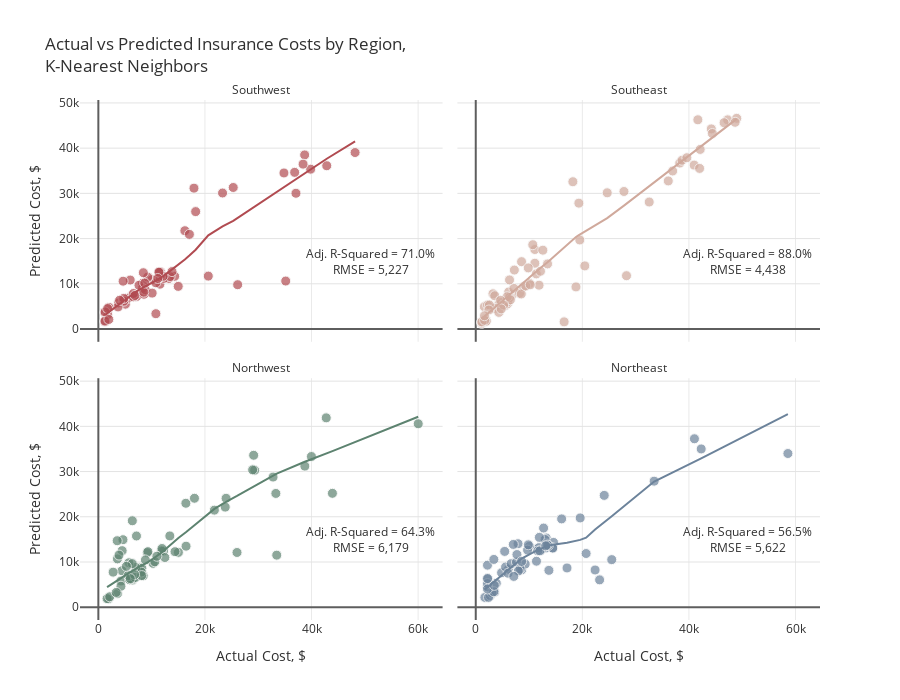

Here is the notebook cell this chart was saved with:
### Markdown cell above
# <div style="color:white;display:fill;border-radius:5px;background-color:#84A3C3;overflow:hidden"><p style="padding:20px;color:white;overflow:hidden;font-size:100%;margin:0"><b>6 |</b> K-Nearest Neighbors</p></div>

### Code cell
actuals=[]
preds=[]
rmses=[]
r2_scores=[]
adj_r2_scores=[]

for i in regions:
    
    # Filter data by region
    ins_df = ins[ins.region==i]
    X=ins_df.drop(['charges', 'region'], axis=1)
    y=ins_df.charges
    
    # Add polynomial features
    pf = PolynomialFeatures(degree=2, include_bias=False)
    X_pf = pd.DataFrame(data=pf.fit_transform(X), columns=pf.get_feature_names(X.columns))
    
    # Create training and test sets
    X_train, X_test, y_train, y_test = train_test_split(X_pf, y, test_size=0.2, random_state=1)
    X_train = pd.DataFrame(X_train, columns = X_pf.columns)
    X_test = pd.DataFrame(X_test, columns = X_pf.columns)
    actuals.append(pd.Series(y_test, name='actuals').reset_index())
    print("\nRegion: {}\n".format(i))
    print("Train Shape:{} {}  Test Shape:{} {}".format(X_train.shape, y_train.shape, X_test.shape, y_test.shape))
    
    # Scale features
    X_train = pd.DataFrame(data=s.fit_transform(X_train), columns=X_pf.columns)
    X_test = pd.DataFrame(data=s.transform(X_test), columns=X_pf.columns)
    
    # KNN
    grid = {'n_neighbors': range(2, 20),
            'weights': ['uniform', 'distance'],
            'algorithm': ['auto', 'ball_tree', 'kd_tree', 'brute'],
            'leaf_size': [int(x) for x in np.linspace(10, 50, num = 5)],
            'p': [1, 2]}
    knn=KNeighborsRegressor()
    knn_cv=RandomizedSearchCV(estimator=knn, param_distributions=grid, scoring='neg_mean_squared_error', 
                              n_iter=100, cv=3, random_state=21, n_jobs=-1)
    knn_cv.fit(X_train, y_train)
    y_pred=knn_cv.predict(X_test)
    preds.append(pd.Series(y_pred, name='preds').reset_index(drop=True))
    rmse=np.sqrt(mean_squared_error(y_test, y_pred)).round(2)
    r2=r2_score(y_test, y_pred)
    adj_r2 = 1 - (1-r2)*(len(y_test)-1)/(len(y_test)-X_test.shape[1]-1)
    rmses.append(rmse)
    r2_scores.append(r2)
    adj_r2_scores.append(adj_r2)
    
    print("Test Error (RMSE) = {:,}".format(rmse))
    print("R-Squared = {:.2f}%, Adjusted R-Squared = {:.2f}%".format(r2*100, adj_r2*100))
    if i != 'Northeast':
        print("__________________________")

    
# Plot results
for i in range(0,4):
    actuals[i].loc[:,'index']=regions[i]
actual = pd.concat([actuals[i] for i in range(4)], axis = 0)
pred = pd.concat([preds[i] for i in range(4)], axis = 0)
df = pd.concat([actual, pred], axis=1).reset_index(drop=True)

fig = px.scatter(df, x="actuals", y="preds", color="index", trendline="lowess", height=700,
                 title="Actual vs Predicted Insurance Costs by Region,<br>K-Nearest Neighbors",
                 color_discrete_sequence=col, opacity=0.7, facet_col='index', facet_col_wrap=2)

fig.for_each_annotation(lambda a: a.update(text=a.text.split("=")[-1]))
fig.add_annotation(text="Adj. R-Squared = {:.1f}%<br>RMSE = {:,.0f}".format(adj_r2_scores[0]*100,rmses[0]),
                   x=51e3,y=15e3, row=2,col=1, showarrow=False)
fig.add_annotation(text="Adj. R-Squared = {:.1f}%<br>RMSE = {:,.0f}".format(adj_r2_scores[1]*100,rmses[1]),
                   x=51e3,y=15e3, row=2,col=2, showarrow=False)
fig.add_annotation(text="Adj. R-Squared = {:.1f}%<br>RMSE = {:,.0f}".format(adj_r2_scores[2]*100,rmses[2]),
                   x=51e3,y=15e3, row=1,col=1, showarrow=False)
fig.add_annotation(text="Adj. R-Squared = {:.1f}%<br>RMSE = {:,.0f}".format(adj_r2_scores[3]*100,rmses[3]),
                   x=51e3,y=15e3, row=1,col=2, showarrow=False)

fig.update_traces(hovertemplate="Actual Cost: %{x:$,.2f}<br>Predicted Cost: %{y:$,.2f}",
                  marker=dict(size=10,line=dict(width=1,color="#F7F7F7")),
                  selector=dict(mode="markers"), showlegend=False)
fig.update_xaxes(title="Actual Cost, $", row=1)
fig.update_xaxes(showgrid=True, gridwidth=1, gridcolor='#EAEAEA',
                 zeroline=True, zerolinewidth=2, zerolinecolor='#5E5E5E')
fig.update_yaxes(title="Predicted Cost, $", col=1)
fig.update_yaxes(showgrid=True, gridwidth=1, gridcolor='#E3E3E3',
                 zeroline=True, zerolinewidth=2, zerolinecolor='#5E5E5E')
fig.update_layout(font_color="#303030", paper_bgcolor="white", plot_bgcolor="white")
fig.show()

### Figure 1 — Plotly figure (JSON) as saved in the notebook; plotly's stock layout.template omitted (floating-point values rounded to 4 significant figures)
{"data": [{"hovertemplate": "Actual Cost: %{x:$,.2f}<br>Predicted Cost: %{y:$,.2f}", "legendgroup": "Southwest", "marker": {"color": "#B14B51", "opacity": 0.7, "symbol": "circle", "line": {"color": "#F7F7F7", "width": 1}, "size": 10}, "mode": "markers", "name": "Southwest", "orientation": "v", "showlegend": false, "x": [3761.0, 11670.0, 6312.0, 14320.0, 11550.0, 5080.0, 8269.0, 3693.0, 36840.0, 13220.0, 23310.0, 35160.0, 12350.0, 10070.0, 5488.0, 38711, 7197.0, 6572.0, 5980.0, 34830.0, 6600.0, 39840.0, 1256.0, 1242.0, 4762.0, 9265.0, 13470.0, 1759.0, 1242.0, 48170.0, 16230.0, 25310.0, 10790.0, 4751.0, 8557.0, 42860.0, 8278.0, 11580.0, 7624.0, 12150.0, 20630.0, 4647.0, 26140.0, 2008.0, 8444.0, 17080.0, 13820.0, 8825.0, 37080.0, 10100.0, 11410.0, 14990.0, 11360.0, 6876.0, 10800.0, 18260.0, 1262.0, 17940.0, 11150.0, 38420.0, 8522.0, 8703.0, 3988.0, 1965.0, 1743.0], "xaxis": "x3", "y": [5762.0, 12600.0, 7359.0, 11660.0, 9911.0, 5490.0, 10080.0, 4885.0, 34650.0, 11180.0, 30080.0, 10610.0, 11210.0, 10890.0, 6789.0, 38510.0, 7211.0, 7116.0, 10830.0, 34510.0, 7867.0, 35350.0, 3594.0, 1611.0, 6160.0, 11470.0, 11600.0, 3121.0, 1777.0, 39030.0, 21740.0, 31300.0, 10230.0, 6768.0, 7683.0, 36110.0, 8986.0, 11490.0, 9682.0, 11660.0, 11700.0, 10580.0, 9801.0, 4784.0, 12450.0, 20930.0, 12700.0, 8642.0, 30020.0, 7938.0, 12530.0, 9433.0, 12580.0, 7426.0, 3388.0, 25960.0, 3783.0, 31150.0, 11180.0, 36460.0, 8151.0, 10150.0, 6363.0, 2117.0, 4526.0], "yaxis": "y3", "type": "scatter"}, {"hovertemplate": "<b>LOWESS trendline</b><br><br>index=Southwest<br>actuals=%{x}<br>preds=%{y} <b>(trend)</b><extra></extra>", "legendgroup": "Southwest", "marker": {"color": "#B14B51", "symbol": "circle"}, "mode": "lines", "name": "Southwest", "showlegend": false, "x": [1242.0, 1242.0, 1256.0, 1262.0, 1743.0, 1759.0, 1965.0, 2008.0, 3693.0, 3761.0, 3988.0, 4647.0, 4751.0, 4762.0, 5080.0, 5488.0, 5980.0, 6312.0, 6572.0, 6600.0, 6876.0, 7197.0, 7624.0, 8269.0, 8278.0, 8444.0, 8522.0, 8557.0, 8703.0, 8825.0, 9265.0, 10070.0, 10100.0, 10790.0, 10800.0, 11150.0, 11360.0, 11410.0, 11550.0, 11580.0, 11670.0, 12150.0, 12350.0, 13220.0, 13470.0, 13820.0, 14320.0, 14990.0, 16230.0, 17080.0, 17940.0, 18260.0, 20630.0, 23310.0, 25310.0, 26140.0, 34830.0, 35160.0, 36840.0, 37080.0, 38420.0, 38711, 39840.0, 42860.0, 48170.0], "xaxis": "x3", "y": [3100.0, 3101.0, 3114.0, 3119.0, 3556.0, 3570.0, 3756.0, 3795.0, 5303.0, 5363.0, 5564.0, 6149.0, 6242.0, 6252.0, 6535.0, 6901.0, 7346.0, 7649.0, 7878.0, 7903.0, 8117.0, 8347.0, 8649.0, 9099.0, 9105.0, 9214.0, 9265.0, 9287.0, 9380.0, 9456.0, 9731.0, 10220.0, 10240.0, 10680.0, 10680.0, 10920.0, 11080.0, 11110.0, 11220.0, 11240.0, 11320.0, 11710.0, 11870.0, 12630.0, 12840.0, 13150.0, 13590.0, 14190.0, 15380.0, 16250.0, 17170.0, 17530.0, 20710.0, 22690.0, 23940.0, 24590.0, 31490.0, 31750.0, 33060.0, 33250.0, 34280.0, 34510.0, 35380.0, 37660.0, 41490.0], "yaxis": "y3", "type": "scatter"}, {"hovertemplate": "Actual Cost: %{x:$,.2f}<br>Predicted Cost: %{y:$,.2f}", "legendgroup": "Southeast", "marker": {"color": "#D0A99C", "opacity": 0.7, "symbol": "circle", "line": {"color": "#F7F7F7", "width": 1}, "size": 10}, "mode": "markers", "name": "Southeast", "orientation": "v", "showlegend": false, "x": [44200.0, 6781.0, 5478.0, 32550.0, 1816.0, 11090.0, 11090.0, 13470.0, 47270.0, 10110.0, 38280.0, 19350.0, 1616.0, 40970.0, 1824.0, 7244.0, 36950.0, 42000.0, 6184.0, 20460.0, 7153.0, 2219.0, 8233.0, 4266.0, 19520.0, 27810.0, 16590.0, 5967.0, 4505.0, 3501.0, 4340.0, 5974.0, 3227.0, 11360.0, 12590.0, 6314.0, 5920.0, 12140.0, 3562.0, 4673.0, 46600.0, 2566.0, 41680.0, 8978.0, 48970.0, 24670.0, 8597.0, 38710.0, 1136.0, 18810.0, 1982.0, 1132.0, 6500.0, 1147.0, 8548.0, 39610.0, 11880.0, 48680.0, 44400.0, 18220.0, 28290.0, 9855.0, 10700.0, 5245.0, 1665.0, 2465.0, 9378.0, 10230.0, 36120.0, 4780.0, 6338.0, 42110.0, 1634.0], "xaxis": "x4", "y": [44260.0, 7495.0, 5135.0, 28080.0, 2209.0, 17580.0, 14550.0, 14410.0, 46260.0, 10100.0, 36700.0, 27840.0, 4916.0, 36250.0, 1667.0, 13040.0, 34950.0, 35520.0, 8190.0, 13960.0, 8983.0, 5304.0, 7929.0, 5373.0, 19700.0, 30410.0, 1581.0, 5585.0, 5940.0, 4559.0, 3676.0, 6017.0, 7788.0, 12190.0, 17440.0, 6934.0, 7139.0, 12770.0, 7359.0, 6342.0, 45630.0, 5313.0, 46270.0, 9332.0, 46590.0, 30120.0, 14890.0, 37330.0, 1229.0, 9314.0, 1750.0, 1522.0, 6474.0, 1593.0, 7751.0, 37880.0, 9691.0, 45720.0, 43240.0, 32570.0, 11790.0, 13520.0, 18640.0, 5316.0, 1928.0, 4205.0, 9521.0, 9799.0, 32750.0, 4446.0, 10860.0, 39720.0, 2933.0], "yaxis": "y4", "type": "scatter"}, {"hovertemplate": "<b>LOWESS trendline</b><br><br>index=Southeast<br>actuals=%{x}<br>preds=%{y} <b>(trend)</b><extra></extra>", "legendgroup": "Southeast", "marker": {"color": "#D0A99C", "symbol": "circle"}, "mode": "lines", "name": "Southeast", "showlegend": false, "x": [1132.0, 1136.0, 1147.0, 1616.0, 1634.0, 1665.0, 1816.0, 1824.0, 1982.0, 2219.0, 2465.0, 2566.0, 3227.0, 3501.0, 3562.0, 4266.0, 4340.0, 4505.0, 4673.0, 4780.0, 5245.0, 5478.0, 5920.0, 5967.0, 5974.0, 6184.0, 6314.0, 6338.0, 6500.0, 6781.0, 7153.0, 7244.0, 8233.0, 8548.0, 8597.0, 8978.0, 9378.0, 9855.0, 10110.0, 10230.0, 10700.0, 11090.0, 11090.0, 11360.0, 11880.0, 12140.0, 12590.0, 13470.0, 16590.0, 18220.0, 18810.0, 19350.0, 19520.0, 20460.0, 24670.0, 27810.0, 28290.0, 32550.0, 36120.0, 36950.0, 38280.0, 38710.0, 39610.0, 40970.0, 41680.0, 42000.0, 42110.0, 44200.0, 44400.0, 46600.0, 47270.0, 48680.0, 48970.0], "xaxis": "x4", "y": [2253.0, 2258.0, 2269.0, 2736.0, 2754.0, 2785.0, 2935.0, 2943.0, 3100.0, 3337.0, 3581.0, 3683.0, 4343.0, 4618.0, 4679.0, 5388.0, 5463.0, 5629.0, 5799.0, 5906.0, 6376.0, 6610.0, 7053.0, 7099.0, 7107.0, 7315.0, 7443.0, 7467.0, 7627.0, 7901.0, 8259.0, 8346.0, 9412.0, 9751.0, 9803.0, 10210.0, 10640.0, 11150.0, 11420.0, 11560.0, 12070.0, 12480.0, 12490.0, 12770.0, 13270.0, 13520.0, 13940.0, 14750.0, 18050.0, 19850.0, 20360.0, 20790.0, 20910.0, 21610.0, 24530.0, 27280.0, 27710.0, 31560.0, 34780.0, 35520.0, 36720.0, 37110.0, 37920.0, 39150.0, 39790.0, 40080.0, 40180.0, 42090.0, 42270.0, 44290.0, 44910.0, 46210.0, 46480.0], "yaxis": "y4", "type": "scatter"}, {"hovertemplate": "Actual Cost: %{x:$,.2f}<br>Predicted Cost: %{y:$,.2f}", "legendgroup": "Northwest", "marker": {"color": "#5D8370", "opacity": 0.7, "symbol": "circle", "line": {"color": "#F7F7F7", "width": 1}, "size": 10}, "mode": "markers", "name": "Northwest", "orientation": "v", "showlegend": false, "x": [9174.0, 4433.0, 21770.0, 7732.0, 33470.0, 4618.0, 3594.0, 12240.0, 6204.0, 11840.0, 4467.0, 8163.0, 6394.0, 1906.0, 23970.0, 2775.0, 3538.0, 32790.0, 6112.0, 9302.0, 11950.0, 6389.0, 23810.0, 10260.0, 4244.0, 16460.0, 8413.0, 26020.0, 60020.0, 3580.0, 12480.0, 5856.0, 7154.0, 1636.0, 6987.0, 43920.0, 15020.0, 29330.0, 5630.0, 8827.0, 8060.0, 5729.0, 14380.0, 29140.0, 38750.0, 3877.0, 42760.0, 6374.0, 28950.0, 16420.0, 10600.0, 18030.0, 39980.0, 6941.0, 4240.0, 6361.0, 8116.0, 6797.0, 2137.0, 33310.0, 13420.0, 10980.0, 3353.0, 5261.0, 5990.0], "xaxis": "x", "y": [12050.0, 8064.0, 21470.0, 8717.0, 11510.0, 14930.0, 3028.0, 12420.0, 6543.0, 12460.0, 12510.0, 8636.0, 5999.0, 1853.0, 24090.0, 7758.0, 14700.0, 28780.0, 6897.0, 12280.0, 12990.0, 6279.0, 22140.0, 9695.0, 5790.0, 13500.0, 6946.0, 12110.0, 40570.0, 10690.0, 10990.0, 6080.0, 15750.0, 1899.0, 8816.0, 25190.0, 12130.0, 30290.0, 6993.0, 10460.0, 7766.0, 9830.0, 12280.0, 33600.0, 31200.0, 11530.0, 41880.0, 19120.0, 30370.0, 22990.0, 10060.0, 24090.0, 33320.0, 6581.0, 4638.0, 9642.0, 6992.0, 7216.0, 2313.0, 25160.0, 15760.0, 11270.0, 3271.0, 9038.0, 6327.0], "yaxis": "y", "type": "scatter"}, {"hovertemplate": "<b>LOWESS trendline</b><br><br>index=Northwest<br>actuals=%{x}<br>preds=%{y} <b>(trend)</b><extra></extra>", "legendgroup": "Northwest", "marker": {"color": "#5D8370", "symbol": "circle"}, "mode": "lines", "name": "Northwest", "showlegend": false, "x": [1636.0, 1906.0, 2137.0, 2775.0, 3353.0, 3538.0, 3580.0, 3594.0, 3877.0, 4240.0, 4244.0, 4433.0, 4467.0, 4618.0, 5261.0, 5630.0, 5729.0, 5856.0, 5990.0, 6112.0, 6204.0, 6361.0, 6374.0, 6389.0, 6394.0, 6797.0, 6941.0, 6987.0, 7154.0, 7732.0, 8060.0, 8116.0, 8163.0, 8413.0, 8827.0, 9174.0, 9302.0, 10260.0, 10600.0, 10980.0, 11840.0, 11950.0, 12240.0, 12480.0, 13420.0, 14380.0, 15020.0, 16420.0, 16460.0, 18030.0, 21770.0, 23810.0, 23970.0, 26020.0, 28950.0, 29140.0, 29330.0, 32790.0, 33310.0, 33470.0, 38750.0, 39980.0, 42760.0, 43920.0, 60020.0], "xaxis": "x", "y": [4463.0, 4679.0, 4860.0, 5352.0, 5790.0, 5929.0, 5961.0, 5971.0, 6185.0, 6461.0, 6464.0, 6609.0, 6634.0, 6751.0, 7246.0, 7528.0, 7602.0, 7695.0, 7791.0, 7877.0, 7939.0, 8040.0, 8048.0, 8058.0, 8061.0, 8279.0, 8345.0, 8372.0, 8459.0, 8835.0, 9067.0, 9110.0, 9145.0, 9313.0, 9620.0, 9875.0, 9982.0, 10710.0, 10960.0, 11250.0, 12060.0, 12170.0, 12470.0, 12730.0, 13720.0, 14720.0, 15330.0, 16590.0, 16620.0, 18130.0, 21740.0, 23210.0, 23320.0, 24600.0, 26500.0, 26630.0, 26750.0, 29090.0, 29440.0, 29550.0, 32180.0, 32720.0, 33980.0, 34520.0, 42110.0], "yaxis": "y", "type": "scatter"}, {"hovertemplate": "Actual Cost: %{x:$,.2f}<br>Predicted Cost: %{y:$,.2f}", "legendgroup": "Northeast", "marker": {"color": "#6C839B", "opacity": 0.7, "symbol": "circle", "line": {"color": "#F7F7F7", "width": 1}, "size": 10}, "mode": "markers", "name": "Northeast", "orientation": "v", "showlegend": false, "x": [58570.0, 41030.0, 13130.0, 17130.0, 13220.0, 42300.0, 8628.0, 11510.0, 13230.0, 12730.0, 3559.0, 14590.0, 13020.0, 6113.0, 4847.0, 14450.0, 9282.0, 5595.0, 2204.0, 6641.0, 12320.0, 7935.0, 3858.0, 1712.0, 2727.0, 7639.0, 3044.0, 25520.0, 11940.0, 3393.0, 14450.0, 33480.0, 20710.0, 8334.0, 2218.0, 11880.0, 11390.0, 10070.0, 2396.0, 7730.0, 2211.0, 3385.0, 24110.0, 2206.0, 9723.0, 13620.0, 11660.0, 6067.0, 19590.0, 2217.0, 22400.0, 12030.0, 9866.0, 16120.0, 7050.0, 5429.0, 13430.0, 2196.0, 7986.0, 13730.0, 3482.0, 13140.0, 23240.0, 7134.0, 8606.0], "xaxis": "x2", "y": [33990.0, 37250.0, 13090.0, 8680.0, 15310.0, 35000.0, 8278.0, 12870.0, 14090.0, 17500.0, 3363.0, 14330.0, 14980.0, 8401.0, 7624.0, 13090.0, 9540.0, 8897.0, 9298.0, 9624.0, 12730.0, 14040.0, 5302.0, 2170.0, 2581.0, 9980.0, 3152.0, 10520.0, 15450.0, 10570.0, 13080.0, 27880.0, 11880.0, 8469.0, 6371.0, 13190.0, 10170.0, 13450.0, 2167.0, 11650.0, 4509.0, 3431.0, 24730.0, 5222.0, 12630.0, 13620.0, 12470.0, 7512.0, 19740.0, 6327.0, 8230.0, 12470.0, 13800.0, 19540.0, 13890.0, 12340.0, 13770.0, 4026.0, 8002.0, 8155.0, 4831.0, 13570.0, 6051.0, 6816.0, 10140.0], "yaxis": "y2", "type": "scatter"}, {"hovertemplate": "<b>LOWESS trendline</b><br><br>index=Northeast<br>actuals=%{x}<br>preds=%{y} <b>(trend)</b><extra></extra>", "legendgroup": "Northeast", "marker": {"color": "#6C839B", "symbol": "circle"}, "mode": "lines", "name": "Northeast", "showlegend": false, "x": [1712.0, 2196.0, 2204.0, 2206.0, 2211.0, 2217.0, 2218.0, 2396.0, 2727.0, 3044.0, 3385.0, 3393.0, 3482.0, 3559.0, 3858.0, 4847.0, 5429.0, 5595.0, 6067.0, 6113.0, 6641.0, 7050.0, 7134.0, 7639.0, 7730.0, 7935.0, 7986.0, 8334.0, 8606.0, 8628.0, 9282.0, 9723.0, 9866.0, 10070.0, 11390.0, 11510.0, 11660.0, 11880.0, 11940.0, 12030.0, 12320.0, 12730.0, 13020.0, 13130.0, 13140.0, 13220.0, 13230.0, 13430.0, 13620.0, 13730.0, 14450.0, 14450.0, 14590.0, 16120.0, 17130.0, 19590.0, 20710.0, 22400.0, 23240.0, 24110.0, 25520.0, 33480.0, 41030.0, 42300.0, 58570.0], "xaxis": "x2", "y": [3928.0, 4426.0, 4433.0, 4436.0, 4441.0, 4448.0, 4448.0, 4631.0, 4970.0, 5293.0, 5639.0, 5647.0, 5736.0, 5814.0, 6115.0, 7099.0, 7673.0, 7837.0, 8303.0, 8349.0, 8877.0, 9302.0, 9392.0, 9931.0, 10010.0, 10170.0, 10220.0, 10500.0, 10730.0, 10750.0, 11210.0, 11490.0, 11580.0, 11710.0, 12500.0, 12560.0, 12640.0, 12760.0, 12790.0, 12840.0, 13000.0, 13200.0, 13330.0, 13380.0, 13380.0, 13420.0, 13430.0, 13520.0, 13610.0, 13640.0, 13840.0, 13840.0, 13850.0, 13990.0, 14250.0, 14880.0, 15370.0, 17200.0, 18050.0, 18760.0, 20130.0, 27810.0, 32230.0, 32940.0, 42720.0], "yaxis": "y2", "type": "scatter"}], "layout": {"xaxis": {"anchor": "y", "domain": [0, 0.49], "title": {"text": "Actual Cost, $"}, "showgrid": true, "gridwidth": 1, "gridcolor": "#EAEAEA", "zeroline": true, "zerolinewidth": 2, "zerolinecolor": "#5E5E5E"}, "yaxis": {"anchor": "x", "domain": [0, 0.465], "title": {"text": "Predicted Cost, $"}, "showgrid": true, "gridwidth": 1, "gridcolor": "#E3E3E3", "zeroline": true, "zerolinewidth": 2, "zerolinecolor": "#5E5E5E"}, "xaxis2": {"anchor": "y2", "domain": [0.51, 1], "matches": "x", "title": {"text": "Actual Cost, $"}, "showgrid": true, "gridwidth": 1, "gridcolor": "#EAEAEA", "zeroline": true, "zerolinewidth": 2, "zerolinecolor": "#5E5E5E"}, "yaxis2": {"anchor": "x2", "domain": [0, 0.465], "matches": "y", "showticklabels": false, "showgrid": true, "gridwidth": 1, "gridcolor": "#E3E3E3", "zeroline": true, "zerolinewidth": 2, "zerolinecolor": "#5E5E5E"}, "xaxis3": {"anchor": "y3", "domain": [0, 0.49], "matches": "x", "showticklabels": false, "showgrid": true, "gridwidth": 1, "gridcolor": "#EAEAEA", "zeroline": true, "zerolinewidth": 2, "zerolinecolor": "#5E5E5E"}, "yaxis3": {"anchor": "x3", "domain": [0.535, 1.0], "matches": "y", "title": {"text": "Predicted Cost, $"}, "showgrid": true, "gridwidth": 1, "gridcolor": "#E3E3E3", "zeroline": true, "zerolinewidth": 2, "zerolinecolor": "#5E5E5E"}, "xaxis4": {"anchor": "y4", "domain": [0.51, 1], "matches": "x", "showticklabels": false, "showgrid": true, "gridwidth": 1, "gridcolor": "#EAEAEA", "zeroline": true, "zerolinewidth": 2, "zerolinecolor": "#5E5E5E"}, "yaxis4": {"anchor": "x4", "domain": [0.535, 1.0], "matches": "y", "showticklabels": false, "showgrid": true, "gridwidth": 1, "gridcolor": "#E3E3E3", "zeroline": true, "zerolinewidth": 2, "zerolinecolor": "#5E5E5E"}, "annotations": [{"showarrow": false, "text": "Northwest", "x": 0.245, "xanchor": "center", "xref": "paper", "y": 0.465, "yanchor": "bottom", "yref": "paper"}, {"showarrow": false, "text": "Northeast", "x": 0.755, "xanchor": "center", "xref": "paper", "y": 0.465, "yanchor": "bottom", "yref": "paper"}, {"showarrow": false, "text": "Southwest", "x": 0.245, "xanchor": "center", "xref": "paper", "y": 1.0, "yanchor": "bottom", "yref": "paper"}, {"showarrow": false, "text": "Southeast", "x": 0.755, "xanchor": "center", "xref": "paper", "y": 1.0, "yanchor": "bottom", "yref": "paper"}, {"showarrow": false, "text": "Adj. R-Squared = 71.0%<br>RMSE = 5,227", "x": 51000, "xref": "x3", "y": 15000, "yref": "y3"}, {"showarrow": false, "text": "Adj. R-Squared = 88.0%<br>RMSE = 4,438", "x": 51000, "xref": "x4", "y": 15000, "yref": "y4"}, {"showarrow": false, "text": "Adj. R-Squared = 64.3%<br>RMSE = 6,179", "x": 51000, "xref": "x", "y": 15000, "yref": "y"}, {"showarrow": false, "text": "Adj. R-Squared = 56.5%<br>RMSE = 5,622", "x": 51000, "xref": "x2", "y": 15000, "yref": "y2"}], "legend": {"title": {"text": "index"}, "tracegroupgap": 0}, "title": {"text": "Actual vs Predicted Insurance Costs by Region,<br>K-Nearest Neighbors"}, "height": 700, "font": {"color": "#303030"}, "paper_bgcolor": "white", "plot_bgcolor": "white"}}
